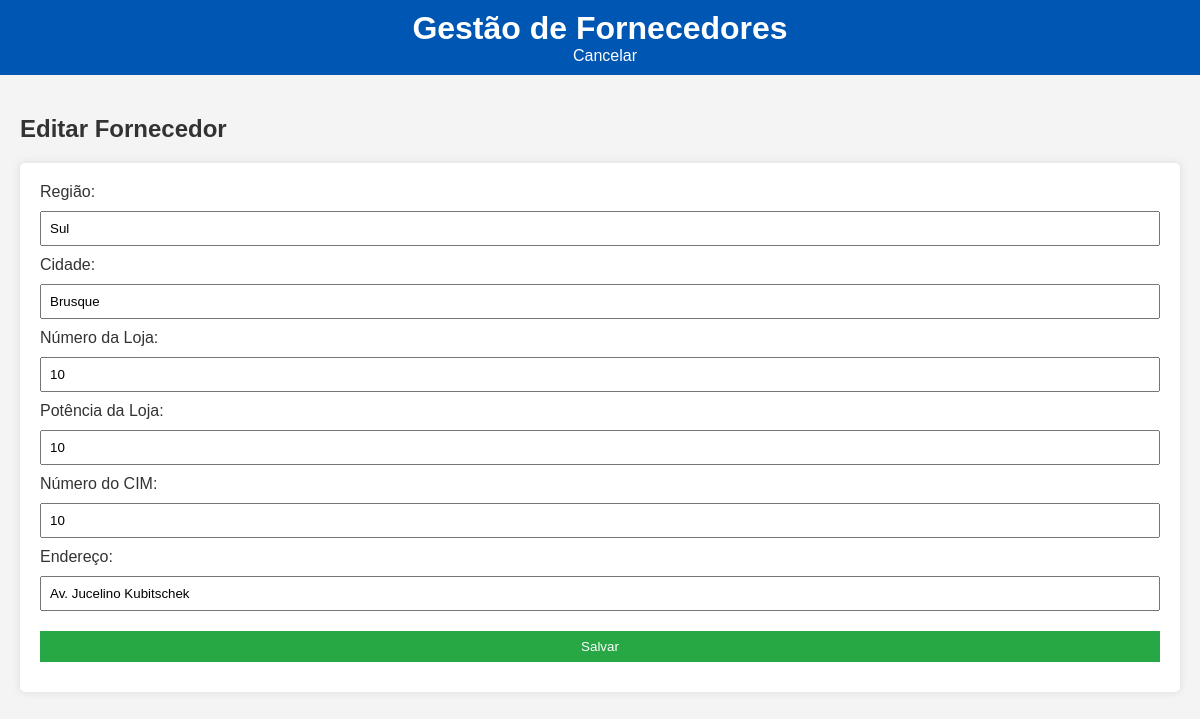
The app's page /fornecedores/editar/3 with its own data.
### tables this page shows
CREATE TABLE fornecedores (
                 fornecedor_id INTEGER PRIMARY KEY,
                 fornecedor_regiao TEXT,
                 fornecedor_cidade TEXT,
                 fornecedor_num_loja TEXT,
                 fornecedor_potencia_loja TEXT,
                 fornecedor_num_cim TEXT,
                 fornecedor_endereco TEXT);

### app.py (the view, shortened to what this page needs)
@app.route('/fornecedores/editar/<int:id>', methods=['GET', 'POST'])
def editar_fornecedores(id):
    conn = sqlite3.connect('gestao.db')
    c = conn.cursor()
    c.execute("SELECT * FROM fornecedores WHERE fornecedor_id = ?", (id,))
    fornecedor = c.fetchone()
    conn.close()
    return render_template('editar_fornecedores.html', fornecedor=fornecedor)

### templates/editar_fornecedores.html (shortened to what this page needs)
<!DOCTYPE html>
<html lang="en">
<head>
    <link rel="stylesheet" href="{{ url_for('static', filename='style.css') }}">
</head>
<body>
    <header>
        <h1>Gestão de Fornecedores</h1>
        <a href="{{ url_for('fornecedores') }}" class="back-btn">Cancelar</a>
    </header>
    <main>
        <h2>Editar Fornecedor</h2>
        <form method="POST" aria-label="Formulário de edição de fornecedor">
            <label for="fornecedor_regiao">Região:</label>
            <input type="text" id="fornecedor_regiao" name="fornecedor_regiao" required aria-required="true" value="{{ fornecedor[1] }}"><br>
            <label for="fornecedor_cidade">Cidade:</label>
            <input type="text" id="fornecedor_cidade" name="fornecedor_cidade" required aria-required="true" value="{{ fornecedor[2] }}"><br>
            <label for="fornecedor_num_loja">Número da Loja:</label>
            <input type="text" id="fornecedor_num_loja" name="fornecedor_num_loja" required aria-required="true" value="{{ fornecedor[3] }}"><br>
            <label for="fornecedor_potencia_loja">Potência da Loja:</label>
            <input type="text" id="fornecedor_potencia_loja" name="fornecedor_potencia_loja" required aria-required="true" value="{{ fornecedor[4] }}"><br>
            <label for="fornecedor_num_cim">Número do CIM:</label>
            <input type="text" id="fornecedor_num_cim" name="fornecedor_num_cim" required aria-required="true" value="{{ fornecedor[5] }}"><br>
            <label for="fornecedor_endereco">Endereço:</label>
            <input type="text" id="fornecedor_endereco" name="fornecedor_endereco" required aria-required="true" value="{{ fornecedor[6] }}"><br>
            <button type="submit">Salvar</button>
        </form>
    </main>
</body>
</html>

### static/style.css (style rules this page uses)
body { font-family: Arial, sans-serif; background-color: #f4f4f4; color: #333; margin: 0; padding: 0; }
header { background: #0056b3; color: white; padding: 10px; text-align: center; }
header h1 { margin: 0; }
.back-btn { color: white; text-decoration: none; margin-left: 10px; }
main { padding: 20px; }
form { background: white; padding: 20px; border-radius: 5px; box-shadow: 0 0 10px rgba(0,0,0,0.1); }
input, button { margin: 10px 0; padding: 8px; width: 100%; box-sizing: border-box; }
button { background: #28a745; color: white; border: none; cursor: pointer; }
:root { --contrast-ratio: 4.5; }

### records on screen
fornecedores: fornecedor_regiao "Sul", fornecedor_cidade "Brusque", fornecedor_num_loja "10", fornecedor_potencia_loja "10", fornecedor_num_cim "10", fornecedor_endereco "Av. Jucelino Kubitschek"
